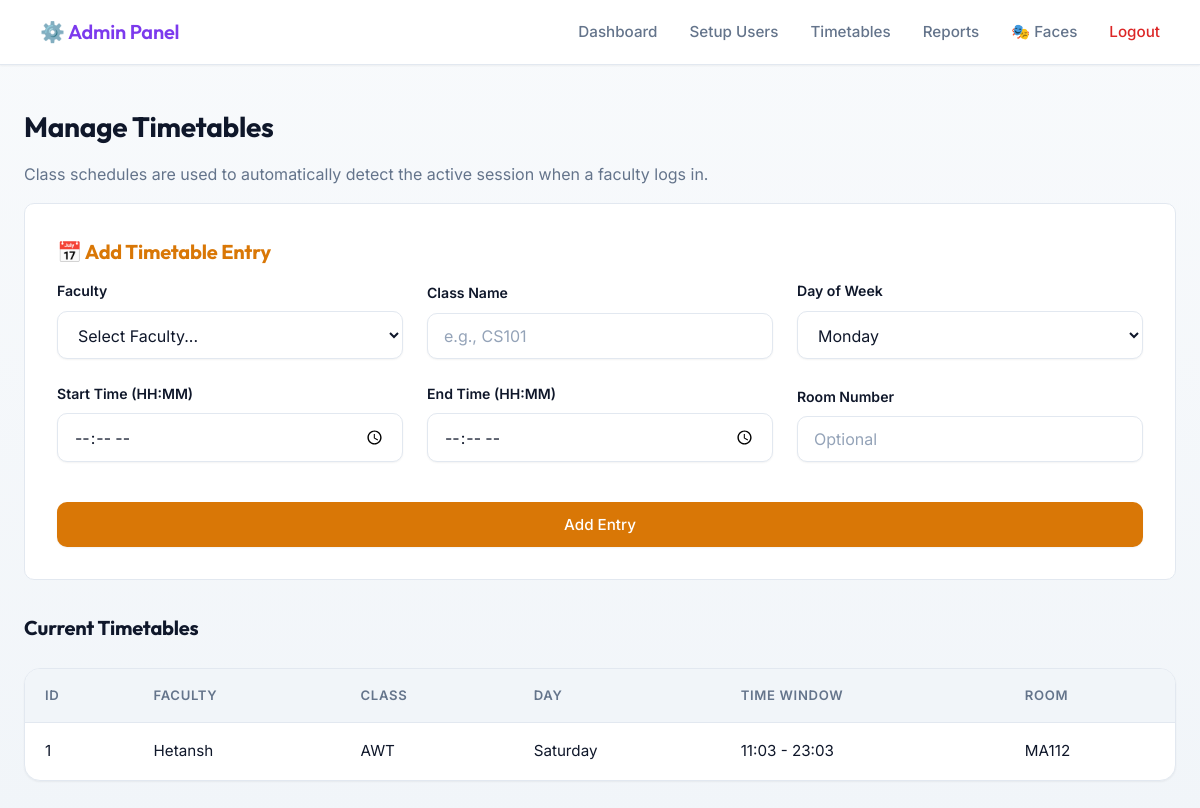
/admin/timetables (signed in), run on the app's committed database.
### tables this page shows
CREATE TABLE faculties (
                id INTEGER PRIMARY KEY AUTOINCREMENT,
                name TEXT NOT NULL,
                email TEXT UNIQUE NOT NULL,
                department TEXT NOT NULL,
                passcode_hash TEXT NOT NULL,
                created_at TIMESTAMP DEFAULT CURRENT_TIMESTAMP,
                is_active BOOLEAN DEFAULT 1
            );

CREATE TABLE timetables (
                id INTEGER PRIMARY KEY AUTOINCREMENT,
                faculty_id INTEGER NOT NULL,
                class_name TEXT NOT NULL,
                day_of_week TEXT NOT NULL,
                start_time TEXT NOT NULL,
                end_time TEXT NOT NULL,
                room_number TEXT,
                created_at TIMESTAMP DEFAULT CURRENT_TIMESTAMP,
                FOREIGN KEY (faculty_id) REFERENCES faculties(id)
            );

### app.py (the view)
    def wrap(*args, **kwargs):
        if not session.get("admin_logged_in"):
            return redirect(url_for("admin_login"))
        return f(*args, **kwargs)

### app.py (called while the page is built)
def get_db():
    return Database()

def admin_required(f):
    def wrap(*args, **kwargs):
        if not session.get("admin_logged_in"):
            return redirect(url_for("admin_login"))
        return f(*args, **kwargs)
    wrap.__name__ = f.__name__
    return wrap

@app.route("/admin/timetables")
@admin_required
def admin_timetables():
    db = get_db()
    faculties = db.get_all_faculties() or []
    timetables = []
    f_map = {f[0]: f[1] for f in faculties}
    for f in faculties:
        for t in (db.get_faculty_timetables(f[0]) or []):
            timetables.append({
                "id": t[0],
                "faculty_name": f_map.get(t[1], "Unknown"),
                "class_name": t[2],
                "day": t[3],
                "start": t[4],
                "end": t[5],
                "room": t[6]
            })
    return render_template("admin_timetables.html", faculties=faculties, timetables=timetables)

### database.py (called while the page is built)
    def connect(self):
        self.conn = sqlite3.connect(DB_PATH)
        self.cursor = self.conn.cursor()

    def disconnect(self):
        if self.conn:
            self.conn.close()

    def get_all_faculties(self):
        self.connect()
        self.cursor.execute('SELECT * FROM faculties WHERE is_active = 1')
        results = self.cursor.fetchall()
        self.disconnect()
        return results

    def get_faculty_timetables(self, faculty_id):
        self.connect()
        self.cursor.execute('SELECT * FROM timetables WHERE faculty_id = ?', (faculty_id,))
        results = self.cursor.fetchall()
        self.disconnect()
        return results

### templates/admin_timetables.html (shortened to what this page needs)
{% extends "admin_base.html" %}
{% block content %}
<h2>Manage Timetables</h2>
<p>Class schedules are used to automatically detect the active session when a faculty logs in.</p>
<div style="background: var(--bg-card); padding: 2rem; border-radius: var(--radius-md); border: 1px solid var(--border-color); margin-bottom: 2rem;">
    <h3 style="color: var(--accent-gold);">📅 Add Timetable Entry</h3>
    <form id="ttForm" style="display: grid; grid-template-columns: repeat(3, 1fr); gap: 1.5rem; align-items: end;">
        <div class="form-group" style="margin: 0;">
            <label>Faculty</label>
            <select id="t_faculty" required>
                <option value="" disabled selected>Select Faculty...</option>
            </select>
        </div>
        <div class="form-group" style="margin: 0;">
            <label>Class Name</label>
            <input type="text" id="t_class" placeholder="e.g., CS101" required>
        </div>
        <div class="form-group" style="margin: 0;">
            <label>Day of Week</label>
            <select id="t_day" required>
                <option value="Monday">Monday</option>
            </select>
        </div>
        <div class="form-group" style="margin: 0;">
            <label>Start Time (HH:MM)</label>
            <input type="time" id="t_start" required>
        </div>
        <div class="form-group" style="margin: 0;">
            <label>End Time (HH:MM)</label>
            <input type="time" id="t_end" required>
        </div>
        <div class="form-group" style="margin: 0;">
            <label>Room Number</label>
            <input type="text" id="t_room" placeholder="Optional">
        </div>
        <div style="grid-column: span 3; margin-top: 1rem;">
            <button type="submit" class="btn btn-primary" style="background: var(--accent-gold);">Add Entry</button>
        </div>
    </form>
</div>
<h3>Current Timetables</h3>
<div class="table-container">
    <table>
        <thead>
            <tr>
                <th>ID</th>
                <th>Faculty</th>
                <th>Class</th>
                <th>Day</th>
                <th>Time Window</th>
                <th>Room</th>
            </tr>
        </thead>
        <tbody>
            {% for t in timetables %}
            <tr>
                <td>{{ t.id }}</td>
                <td>{{ t.faculty_name }}</td>
                <td>{{ t.class_name }}</td>
                <td>{{ t.day }}</td>
                <td>{{ t.start }} - {{ t.end }}</td>
                <td>{{ t.room or 'N/A' }}</td>
            </tr>
            {% else %}
            <tr><td colspan="6" style="text-align: center; color: var(--text-muted);">No timetables created yet.</td></tr>
            {% endfor %}
        </tbody>
    </table>
</div>
{% endblock %}

### static/css/styles.css (style rules this page uses)
:root { --bg-primary: #f8fafc; --bg-color-gradient: linear-gradient(180deg, #f8fafc 0%, #f1f5f9 100%); --bg-card: #ffffff; --bg-hover: #f1f5f9; --border-color: #e2e8f0; --border-light: #cbd5e1; --text-primary: #0f172a; --text-muted: #64748b; --text-inverse: #ffffff; --accent-blue: #4f46e5; --accent-blue-hover: #4338ca; --accent-green: #059669; --accent-green-hover: #047857; --accent-red: #dc2626; --accent-red-hover: #b91c1c; --accent-purple: #7c3aed; --accent-gold: #d97706; --shadow-sm: 0 1px 2px 0 rgba(0, 0, 0, 0.05); --shadow-md: 0 4px 6px -1px rgba(0, 0, 0, 0.05), 0 2px 4px -1px rgba(0, 0, 0, 0.03); --shadow-lg: 0 10px 15px -3px rgba(0, 0, 0, 0.08), 0 4px 6px -2px rgba(0, 0, 0, 0.04); --radius-md: 10px; --radius-lg: 16px; --radius-full: 9999px; --transition-fast: 0.15s ease-in-out; --transition-smooth: 0.3s cubic-bezier(0.4, 0, 0.2, 1); }
* { box-sizing: border-box; margin: 0; padding: 0; }
body { font-family: 'Inter', system-ui, -apple-system, sans-serif; background-color: var(--bg-primary); background-image: var(--bg-color-gradient); background-attachment: fixed; color: var(--text-primary); line-height: 1.6; min-height: 100vh; display: flex; flex-direction: column; -webkit-font-smoothing: antialiased; -moz-osx-font-smoothing: grayscale; }
h1, h2, h3, h4, .nav-brand { font-family: 'Outfit', 'Inter', sans-serif; font-weight: 700; letter-spacing: -0.01em; color: var(--text-primary); margin-bottom: 0.75rem; }
h2 { font-size: 1.75rem; }
h3 { font-size: 1.25rem; }
p { margin-bottom: 1rem; color: var(--text-muted); }
.form-group { margin-bottom: 1.5rem; }
label { display: block; margin-bottom: 0.5rem; font-weight: 600; font-size: 0.88rem; color: var(--text-primary); }
input, select { width: 100%; padding: 0.75rem 1rem; background: #ffffff; border: 1px solid var(--border-color); border-radius: var(--radius-md); color: var(--text-primary); font-family: inherit; font-size: 1rem; box-shadow: var(--shadow-sm); transition: all var(--transition-fast); }
input::placeholder, select::placeholder { color: #94a3b8; }
.btn { display: inline-block; padding: 0.75rem 1.5rem; border: 1px solid transparent; border-radius: var(--radius-md); font-family: inherit; font-weight: 500; font-size: 0.95rem; cursor: pointer; text-align: center; transition: all var(--transition-fast); color: var(--text-inverse); text-decoration: none; width: 100%; box-shadow: var(--shadow-sm); display: flex; align-items: center; justify-content: center; gap: 0.5rem; }
.btn-primary { background: var(--accent-blue); }
.table-container { background: var(--bg-card); border-radius: var(--radius-lg); border: 1px solid var(--border-color); overflow-x: auto; margin-top: 1.5rem; box-shadow: var(--shadow-sm); -webkit-overflow-scrolling: touch; }
table { width: 100%; border-collapse: collapse; min-width: 600px; }
th, td { padding: 1rem 1.25rem; text-align: left; border-bottom: 1px solid var(--border-color); font-size: 0.95rem; color: var(--text-primary); }
th { background: var(--bg-hover); color: var(--text-muted); font-weight: 600; font-size: 0.82rem; text-transform: uppercase; letter-spacing: 0.05em; white-space: nowrap; }
tr { transition: background var(--transition-fast); }
tr:last-child td { border-bottom: none; }

### data on the page
faculties: faculty_name "Hetansh"
timetables: class_name "AWT", day "Saturday", start "11:03", end "23:03", room_number "MA112"

### other printed values
{{ t.id }} "1"
